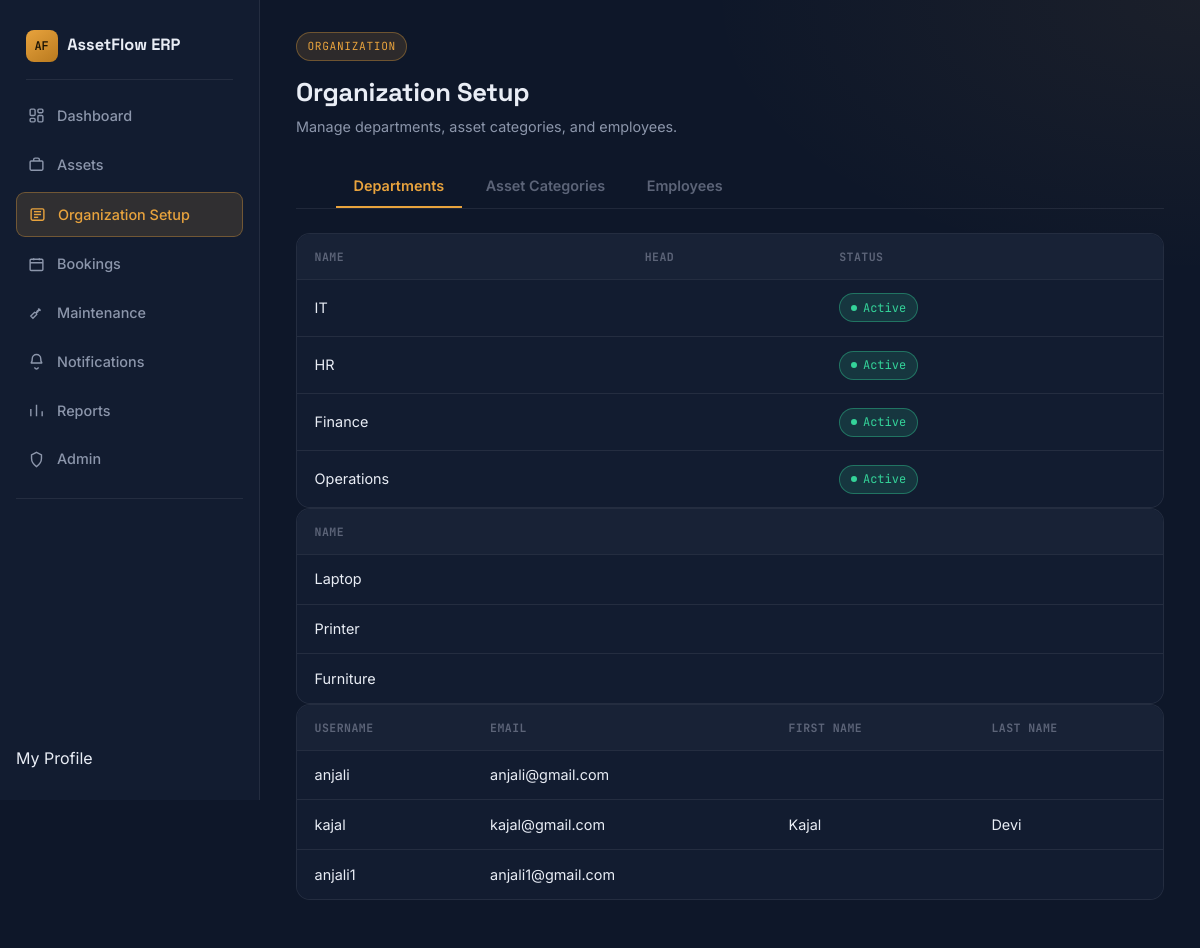
The page /organization/setup/ on the database its author committed.
### organization/models.py (models this page shows, shortened)
class Department(models.Model):
    STATUS_CHOICES = [
        ('Active', 'Active'),
        ('Inactive', 'Inactive'),
    ]
    name = models.CharField(max_length=100, unique=True)
    parent_department = models.ForeignKey(
        'self',
        on_delete=models.SET_NULL,
        null=True,
        blank=True
    )
    status = models.CharField(
        max_length=10,
        choices=STATUS_CHOICES,
        default='Active'
    )

class AssetCategory(models.Model):
    name = models.CharField(max_length=100)
    description = models.TextField(blank=True)

### organization/views.py (the view)
# urls.py: path("setup/", views.organization_setup, name="organization_setup"),
def organization_setup(request):
    departments = Department.objects.all()
    categories = AssetCategory.objects.all()
    employees = User.objects.all()
    return render(request, "organization/setup.html", {
        "departments": departments,
        "categories": categories,
        "employees": employees,
    })

### templates/organization/setup.html (shortened to what this page needs)
{% extends "base.html" %}
{% block content %}
<div class="page-head">
    <div class="eyebrow"><span>ORGANIZATION</span></div>
    <h2>Organization Setup</h2>
    <p>Manage departments, asset categories, and employees.</p>
</div>
<ul class="nav org-tabs" id="orgTabs" role="tablist">
    <li class="nav-item">
        <button class="nav-link active"
                data-bs-toggle="tab"
                data-bs-target="#departments">
            Departments
        </button>
    </li>
    <li class="nav-item">
        <button class="nav-link"
                data-bs-toggle="tab"
                data-bs-target="#categories">
            Asset Categories
        </button>
    </li>
    <li class="nav-item">
        <button class="nav-link"
                data-bs-toggle="tab"
                data-bs-target="#employees">
            Employees
        </button>
    </li>
</ul>
<div class="tab-content">
    <div class="tab-pane fade show active"
         id="departments">
        <div class="table-wrap">
            <table>
                <thead>
                    <tr>
                        <th>Name</th>
                        <th>Head</th>
                        <th>Status</th>
                    </tr>
                </thead>
                <tbody>
                {% for department in departments %}
                    <tr>
                        <td>{{ department.name }}</td>
                        <td>{{ department.head }}</td>
                        <td><span class="status-badge badge-active">Active</span></td>
                    </tr>
                {% empty %}
                    <tr class="empty-row">
                        <td colspan="3">
                            No Departments
                        </td>
                    </tr>
                {% endfor %}
                </tbody>
            </table>
        </div>
    </div>
    <div class="tab-pane fade"
         id="categories">
        <div class="table-wrap">
            <table>
                <thead>
                    <tr>
                        <th>Name</th>
                    </tr>
                </thead>
                <tbody>
                {% for category in categories %}
                    <tr>
                        <td>{{ category.name }}</td>
                    </tr>
                {% empty %}
                    <tr class="empty-row">
                        <td>No Categories</td>
                    </tr>
                {% endfor %}
                </tbody>
            </table>
        </div>
    </div>
    <div class="tab-pane fade"
         id="employees">
        <div class="table-wrap">
            <table>
                <thead>
                    <tr>
                        <th>Username</th>
                        <th>Email</th>
                        <th>First Name</th>
                        <th>Last Name</th>
                    </tr>
                </thead>
                <tbody>
                {% for employee in employees %}
                    <tr>
                        <td>{{ employee.username }}</td>
                        <td>{{ employee.email }}</td>
                        <td>{{ employee.first_name }}</td>
                        <td>{{ employee.last_name }}</td>
                    </tr>
                {% empty %}
                    <tr class="empty-row">
                        <td colspan="4">
                            No Employees
                        </td>
                    </tr>
                {% endfor %}
                </tbody>
            </table>
        </div>
    </div>
</div>
{% endblock %}

### templates/base.html (style rules this page uses)
:root { --bg: #0b1220; --bg-soft: #0e1729; --surface: #121c30; --surface-2: #182236; --border: rgba(232, 237, 245, 0.08); --border-strong: rgba(232, 237, 245, 0.16); --text-main: #e9edf5; --text-muted: #8c96ab; --text-faint: #5c6478; --accent: #e8a33d; --accent-soft: rgba(232, 163, 61, 0.14); --accent-dim: rgba(232, 163, 61, 0.35); --ok: #34d399; --ok-soft: rgba(52, 211, 153, 0.14); --danger: #f1665f; --danger-soft: rgba(241, 102, 95, 0.14); --radius: 14px; --sidebar-w: 260px; --font-display: 'Space Grotesk', system-ui, sans-serif; --font-body: 'Inter', system-ui, sans-serif; --font-mono: 'JetBrains Mono', ui-monospace, monospace; }
* { box-sizing: border-box; }
body { margin: 0; }
body { background: radial-gradient(900px 500px at 100% 0%, rgba(232, 163, 61, 0.06), transparent 55%), var(--bg-soft); color: var(--text-main); font-family: var(--font-body); line-height: 1.5; }
h1, h2, h3, h4, h5 { font-family: var(--font-display); letter-spacing: -0.01em; }
table { width: 100%; border-collapse: collapse; background: var(--surface); border: 1px solid var(--border); border-radius: var(--radius); overflow: hidden; }
th, td { padding: 0.75rem 1rem; text-align: left; border-bottom: 1px solid var(--border); font-size: 0.9rem; }
th { color: var(--text-faint); font-family: var(--font-mono); font-size: 0.72rem; letter-spacing: 0.04em; text-transform: uppercase; }
tr:last-child td { border-bottom: none; }

### templates/organization/setup.html (style rules this page uses)
.page-head { margin-bottom: 1.75rem; }
.page-head .eyebrow { display: inline-flex; align-items: center; gap: 0.5rem; font-family: var(--font-mono); font-size: 0.7rem; letter-spacing: 0.06em; color: var(--accent); background: var(--accent-soft); border: 1px solid var(--accent-dim); padding: 0.3rem 0.65rem; border-radius: 999px; margin-bottom: 0.75rem; }
.page-head h2 { font-size: 1.6rem; font-weight: 700; margin: 0; }
.page-head p { color: var(--text-muted); font-size: 0.9rem; margin-top: 0.3rem; }
.org-tabs { display: flex; gap: 0.4rem; border-bottom: 1px solid var(--border); margin-bottom: 1.5rem; flex-wrap: wrap; }
.org-tabs .nav-item { list-style: none; }
.org-tabs .nav-link { display: inline-flex; align-items: center; gap: 0.5rem; background: transparent; border: none; color: var(--text-faint); font-family: var(--font-body); font-weight: 600; font-size: 0.9rem; padding: 0.75rem 1.1rem; cursor: pointer; border-bottom: 2px solid transparent; transition: color 0.15s ease, border-color 0.15s ease; }
.org-tabs .nav-link.active { color: var(--accent); border-bottom-color: var(--accent); }
.table-wrap { background: var(--surface); border: 1px solid var(--border); border-radius: var(--radius); overflow: hidden; }
.table-wrap table { width: 100%; border: none; border-radius: 0; border-collapse: collapse; }
.table-wrap thead th { background: var(--surface-2); font-family: var(--font-mono); font-size: 0.72rem; letter-spacing: 0.04em; text-transform: uppercase; color: var(--text-faint); padding: 0.85rem 1.1rem; text-align: left; }
.table-wrap tbody td { padding: 0.85rem 1.1rem; color: var(--text-main); font-size: 0.9rem; }
.table-wrap tbody tr { border-top: 1px solid var(--border); transition: background-color 0.15s; }
.status-badge { display:inline-flex; align-items:center; gap:0.4rem; font-family:var(--font-mono); font-size:0.75rem; padding:0.28rem 0.65rem; border-radius:999px; border:1px solid; white-space:nowrap; }
.status-badge::before { content:""; width:6px; height:6px; border-radius:50%; background:currentColor; }
.badge-active { color: var(--ok); background: var(--ok-soft); border-color: rgba(52,211,153,0.4); }

### rows shown on the page
Department: name "IT"
Department: name "HR"
Department: name "Finance"
Department: name "Operations"
AssetCategory: name "Laptop"
AssetCategory: name "Printer"
AssetCategory: name "Furniture"

### other values the page prints
{{ employee.username }} "anjali"
{{ employee.email }} "anjali@gmail.com"
{{ employee.username }} "kajal"
{{ employee.email }} "kajal@gmail.com"
{{ employee.first_name }} "Kajal"
{{ employee.last_name }} "Devi"
{{ employee.username }} "anjali1"
{{ employee.email }} "anjali1@gmail.com"
